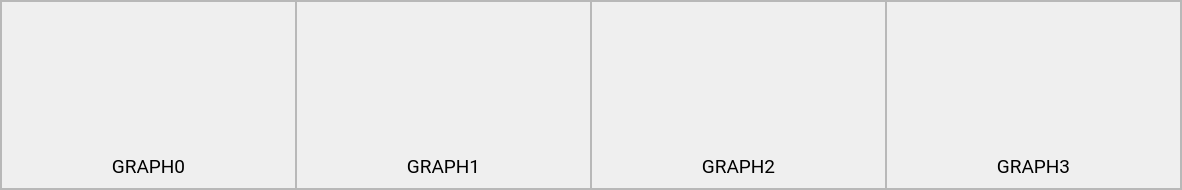
          <widget class="QFrame" name="PlotLv">
           <property name="minimumSize">
            <size>
             <width>1182</width>
             <height>190</height>
            </size>
           </property>
           <property name="frameShape">
            <enum>QFrame::StyledPanel</enum>
           </property>
           <property name="frameShadow">
            <enum>QFrame::Raised</enum>
           </property>
           <layout class="QHBoxLayout" name="horizontalLayout_5">
            <property name="spacing">
             <number>0</number>
            </property>
            <property name="leftMargin">
             <number>0</number>
            </property>
            <property name="topMargin">
             <number>0</number>
            </property>
            <property name="rightMargin">
             <number>0</number>
            </property>
            <property name="bottomMargin">
             <number>0</number>
            </property>
            <item>
             <widget class="QFrame" name="Graph">
              <property name="frameShape">
               <enum>QFrame::StyledPanel</enum>
              </property>
              <property name="frameShadow">
               <enum>QFrame::Raised</enum>
              </property>
              <layout class="QVBoxLayout" name="verticalLayout_3">
               <property name="spacing">
                <number>0</number>
               </property>
               <property name="leftMargin">
                <number>12</number>
               </property>
               <property name="topMargin">
                <number>12</number>
               </property>
               <property name="rightMargin">
                <number>12</number>
               </property>
               <property name="bottomMargin">
                <number>12</number>
               </property>
               <item>
                <widget class="PlotWidget" name="plot_" native="true">
                 <property name="minimumSize">
                  <size>
                   <width>0</width>
                   <height>0</height>
                  </size>
                 </property>
                 <property name="styleSheet">
                  <string notr="true">background-color: none;</string>
                 </property>
                </widget>
               </item>
               <item>
                <widget class="QLabel" name="lbgraph_">
                 <property name="minimumSize">
                  <size>
                   <width>0</width>
                   <height>20</height>
                  </size>
                 </property>
                 <property name="maximumSize">
                  <size>
                   <width>16777215</width>
                   <height>20</height>
                  </size>
                 </property>
                 <property name="font">
                  <font>
                   <family>Roboto</family>
                   <pointsize>14</pointsize>
                   <weight>50</weight>
                   <italic>false</italic>
                   <bold>false</bold>
                  </font>
                 </property>
                 <property name="text">
                  <string>GRAPH0</string>
                 </property>
                 <property name="alignment">
                  <set>Qt::AlignCenter</set>
                 </property>
                </widget>
               </item>
              </layout>
             </widget>
            </item>
            <item>
             <widget class="QFrame" name="Graph_1">
              <property name="frameShape">
               <enum>QFrame::StyledPanel</enum>
              </property>
              <property name="frameShadow">
               <enum>QFrame::Raised</enum>
              </property>
              <layout class="QVBoxLayout" name="verticalLayout_4">
               <property name="spacing">
                <number>0</number>
               </property>
               <property name="leftMargin">
                <number>12</number>
               </property>
               <property name="topMargin">
                <number>12</number>
               </property>
               <property name="rightMargin">
                <number>12</number>
               </property>
               <property name="bottomMargin">
                <number>12</number>
               </property>
               <item>
                <widget class="PlotWidget" name="plot_1" native="true">
                 <property name="minimumSize">
                  <size>
                   <width>0</width>
                   <height>0</height>
                  </size>
                 </property>
                 <property name="styleSheet">
                  <string notr="true">background-color: none;</string>
                 </property>
                </widget>
               </item>
               <item>
                <widget class="QLabel" name="lbgraph_1">
                 <property name="minimumSize">
                  <size>
                   <width>0</width>
                   <height>20</height>
                  </size>
                 </property>
                 <property name="maximumSize">
                  <size>
                   <width>16777215</width>
                   <height>20</height>
                  </size>
                 </property>
                 <property name="font">
                  <font>
                   <family>Roboto</family>
                   <pointsize>14</pointsize>
                   <weight>50</weight>
                   <italic>false</italic>
                   <bold>false</bold>
                  </font>
                 </property>
                 <property name="text">
                  <string>GRAPH1</string>
                 </property>
                 <property name="alignment">
                  <set>Qt::AlignCenter</set>
                 </property>
                </widget>
               </item>
              </layout>
             </widget>
            </item>
            <item>
             <widget class="QFrame" name="Graph_2">
              <property name="frameShape">
               <enum>QFrame::StyledPanel</enum>
              </property>
              <property name="frameShadow">
               <enum>QFrame::Raised</enum>
              </property>
              <layout class="QVBoxLayout" name="verticalLayout_5">
               <property name="spacing">
                <number>0</number>
               </property>
               <property name="leftMargin">
                <number>12</number>
               </property>
               <property name="topMargin">
                <number>12</number>
               </property>
               <property name="rightMargin">
                <number>12</number>
               </property>
               <property name="bottomMargin">
                <number>12</number>
               </property>
               <item>
                <widget class="PlotWidget" name="plot_2" native="true">
                 <property name="minimumSize">
                  <size>
                   <width>0</width>
                   <height>0</height>
                  </size>
                 </property>
                 <property name="styleSheet">
                  <string notr="true">background-color: none;</string>
                 </property>
                </widget>
               </item>
               <item>
                <widget class="QLabel" name="lbgraph_2">
                 <property name="minimumSize">
                  <size>
                   <width>0</width>
                   <height>20</height>
                  </size>
                 </property>
                 <property name="maximumSize">
                  <size>
                   <width>16777215</width>
                   <height>20</height>
                  </size>
                 </property>
                 <property name="font">
                  <font>
                   <family>Roboto</family>
                   <pointsize>14</pointsize>
                   <weight>50</weight>
                   <italic>false</italic>
                   <bold>false</bold>
                  </font>
                 </property>
                 <property name="text">
                  <string>GRAPH2</string>
                 </property>
                 <property name="alignment">
                  <set>Qt::AlignCenter</set>
                 </property>
                </widget>
               </item>
              </layout>
             </widget>
            </item>
            <item>
             <widget class="QFrame" name="Graph_3">
              <property name="frameShape">
               <enum>QFrame::StyledPanel</enum>
              </property>
              <property name="frameShadow">
               <enum>QFrame::Raised</enum>
              </property>
              <layout class="QVBoxLayout" name="verticalLayout_6">
               <property name="spacing">
                <number>0</number>
               </property>
               <property name="leftMargin">
                <number>12</number>
               </property>
               <property name="topMargin">
                <number>12</number>
               </property>
               <property name="rightMargin">
                <number>12</number>
               </property>
               <property name="bottomMargin">
                <number>12</number>
               </property>
               <item>
                <widget class="PlotWidget" name="plot_3" native="true">
                 <property name="minimumSize">
                  <size>
                   <width>0</width>
                   <height>0</height>
                  </size>
                 </property>
                 <property name="styleSheet">
                  <string notr="true">background-color: none;</string>
                 </property>
                </widget>
               </item>
               <item>
                <widget class="QLabel" name="lbgraph_3">
                 <property name="minimumSize">
                  <size>
                   <width>0</width>
                   <height>20</height>
                  </size>
                 </property>
                 <property name="maximumSize">
                  <size>
                   <width>16777215</width>
                   <height>20</height>
                  </size>
                 </property>
                 <property name="font">
                  <font>
                   <family>Roboto</family>
                   <pointsize>14</pointsize>
                   <weight>50</weight>
                   <italic>false</italic>
                   <bold>false</bold>
                  </font>
                 </property>
                 <property name="text">
                  <string>GRAPH3</string>
                 </property>
                 <property name="alignment">
                  <set>Qt::AlignCenter</set>
                 </property>
                </widget>
               </item>
              </layout>
             </widget>
            </item>
           </layout>
          </widget>
